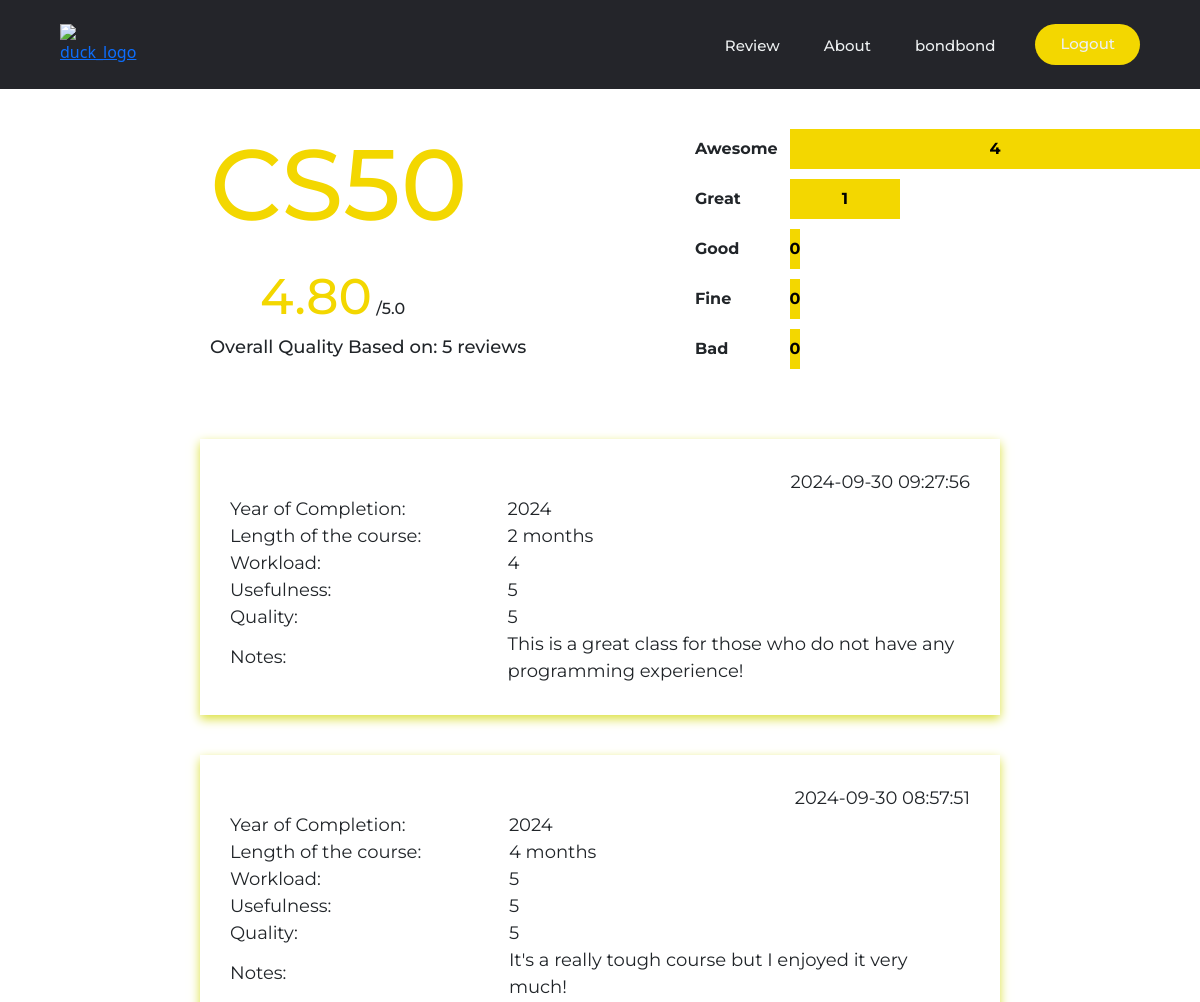
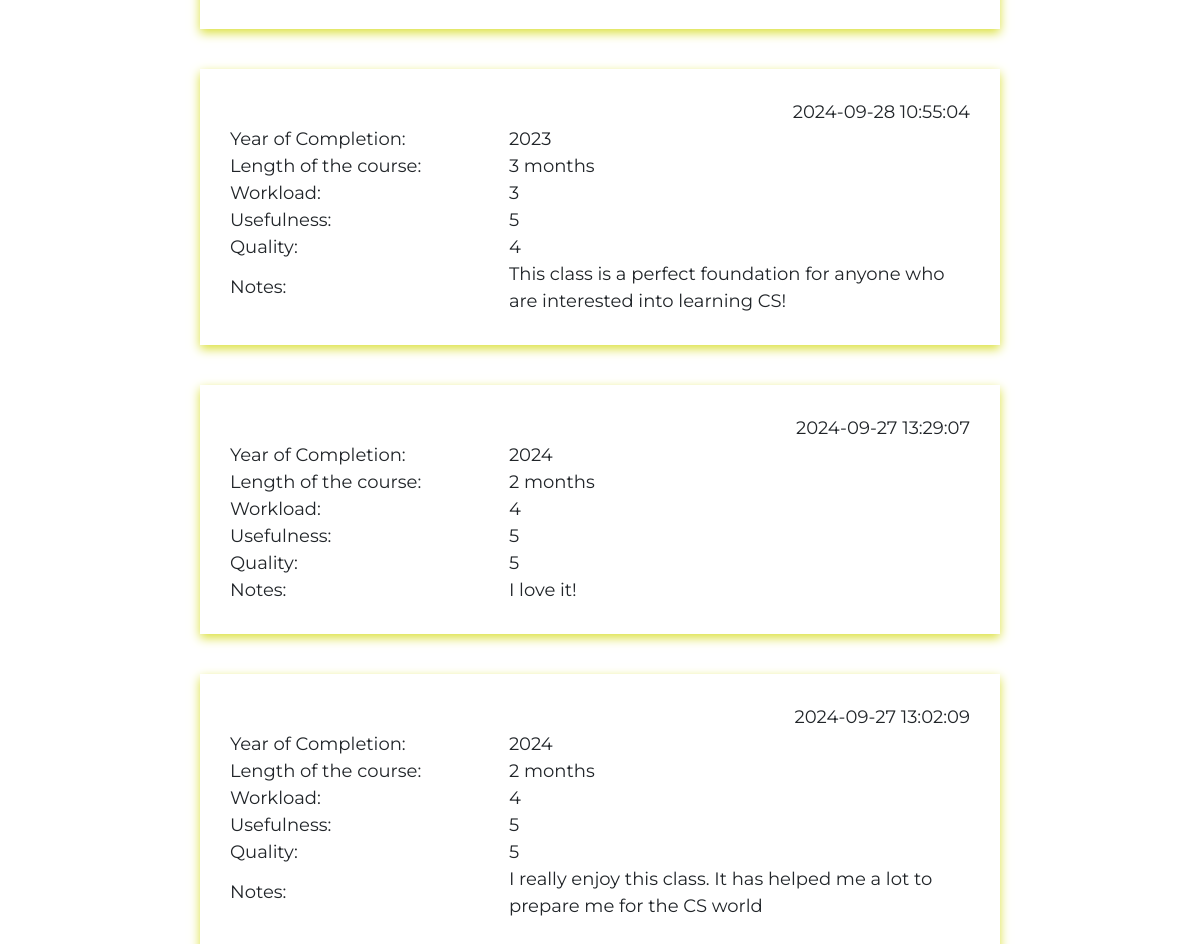
The page / (signed in) on the database its author committed (2 pictures, top to bottom).
### tables this page shows
CREATE TABLE reviews (
            id INTEGER PRIMARY KEY AUTOINCREMENT,
            user_id INTEGER,
            year TEXT,
            duration TEXT,
            workload INTEGER,
            usefulness INTEGER,
            quality INTEGER,
            time TIMESTAMP DEFAULT CURRENT_TIMESTAMP, comment TEXT,
            FOREIGN KEY(user_id) REFERENCES users(id)
        );

### app.py (the view)
@app.route("/")
def index():
    rating = db.execute("SELECT quality FROM reviews")
    sum = 0
    table = []
    ranks = [0,0,0,0,0]
    table_ranks = ["Awesome", "Great", "Good", "Fine", "Bad"]
    size = len(rating)
    for row in rating:
        sum += row["quality"]
    avg_rate = "{:.2f}".format(sum / size)
    reviews = db.execute("SELECT * FROM reviews ORDER BY time DESC;")
    quality = db.execute("SELECT quality FROM reviews")
    for rating in quality:
        ranks[rating["quality"] - 1] += 1
    reverse_ranks = ranks[::-1]
    for value1, value2 in zip(table_ranks, reverse_ranks):
        table.append({"label": value1, "value": value2})
    return render_template("index.html", avg_rate=avg_rate, size=size, reviews=reviews, table=table)

### templates/index.html (shortened to what this page needs)
{% extends "layout.html" %}
{% block main %}
    <div class="header-index">
        <div class="left">
            <div class="class-index">CS50</div>
            <div class="rate-index">
                <text style="font-size: 50px; color: rgba(243, 215, 0, 1);">{{ avg_rate }}</text>
                /5.0
            </div>
            <div class="size-index">Overall Quality Based on: {{ size }} reviews</div>
        </div>
        <div class="right">
            <div id="graph">
                <div class="bar-container" id="bar-container"></div>
            </div>
        </div>
    </div>
     {% for review in reviews %}
        <div class="body-index">
            <div class="time">{{ review.time }}</div>
            <table>
                <tr>
                    <td class="col-1">Year of Completion:</td>
                    <td class="col-2">{{ review.year }}</td>
                </tr>
                <tr>
                    <td class="col-1">Length of the course:</td>
                    <td class="col-2">{{ review.duration }} months</td>
                </tr>
                <tr>
                    <td class="col-1">Workload:</td>
                    <td class="col-2">{{ review.workload }}</td>
                </tr>
                <tr>
                    <td class="col-1">Usefulness:</td>
                    <td class="col-2">{{ review.usefulness }}</td>
                </tr>
                <tr>
                    <td class="col-1">Quality:</td>
                    <td class="col-2">{{ review.quality }}</td>
                </tr>
                <tr>
                    <td class="col-1">Notes:</td>
                    <td class="col-2">{{ review.comment }}</td>
                </tr>
            </table>
        </div>
    {% endfor %}
{% endblock %}

### static/styles.css (style rules this page uses)
* { box-sizing: boarder-box; margin: 0; padding: 0; }
.header-index { padding-left:70px; padding-top:20px; padding-bottom:20px; margin-left: 70px; font-family: "Montserrat", sans-serif; font-weight: 500; display: flex; }
.left { flex:1; margin-left:70px; }
.right { padding-top:20px; flex:1; align:center; }
.class-index { font-size: 100px; color: rgba(243, 215, 0); }
.rate-index { margin-left: 50px; font-size: 16px; }
.size-index { font-size: 18px; }
.bar-container { display: flex; flex-direction: column; align-items: flex-start; }
.body-index { font-family: "Montserrat"; margin: 40px; margin-left: 200px; margin-right: 200px; padding: 30px;; box-shadow: 0 4px 10px rgba(219, 224, 59); font-size: 18px }
.time { text-align: right; }

### templates/index.html (style rules this page uses)
.header-index { padding-left:70px; padding-top:20px; padding-bottom:20px; margin-left: 70px; font-family: "Montserrat", sans-serif; font-weight: 500; display: flex; }
.left { flex:1; margin-left:70px; }
.right { padding-top:20px; flex:1; align:center; }
.class-index { font-size: 100px; color: rgba(243, 215, 0); }
.rate-index { margin-left: 50px; font-size: 16px; }
.size-index { font-size: 18px; }
.bar-container { display: flex; flex-direction: column; align-items: flex-start; }
.body-index { font-family: "Montserrat"; margin: 40px; margin-left: 200px; margin-right: 200px; padding: 30px; box-shadow: 0 4px 10px rgba(219, 224, 59); font-size: 18px }
.time { text-align: right; }

### rows shown on the page
reviews: time "2024-09-30 09:27:56", year "2024", duration "2", workload "4", usefulness "5", quality "5", comment "This is a great class for those who do not have any programming experience!"
reviews: time "2024-09-30 08:57:51", year "2024", duration "4", workload "5", usefulness "5", quality "5", comment "It's a really tough course but I enjoyed it very much!"
reviews: time "2024-09-28 10:55:04", year "2023", duration "3", workload "3", usefulness "5", quality "4", comment "This class is a perfect foundation for anyone who are interested into learning CS!"
reviews: time "2024-09-27 13:29:07", year "2024", duration "2", workload "4", usefulness "5", quality "5", comment "I love it!"
reviews: time "2024-09-27 13:02:09", year "2024", duration "2", workload "4", usefulness "5", quality "5", comment "I really enjoy this class. It has helped me a lot to prepare me for the CS world"

### other values the page prints
{{ session["username"] }} "bondbond"
{{ avg_rate }} "4.80"
{{ size }} "5"
